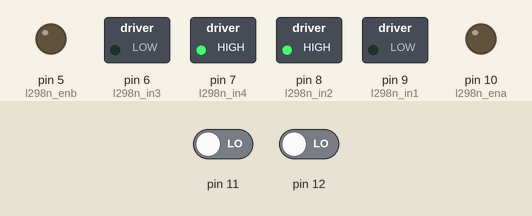
This sketch was run on a simulated Arduino Uno, built with avr-gcc and run on an emulated ATmega328P. Parts: switched loads named in the sketch (green lamp = pin HIGH), output pins drawn as LEDs (lit = HIGH). Inputs (shaded band) come from the test bench; at power-on: pin 11 LOW, pin 12 LOW.

Above: at 1.2 s.
1.3 s: pin 11 driven HIGH
At 1.8 s:
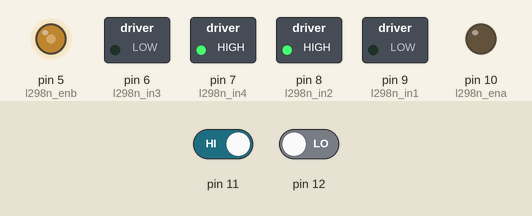
2.8 s: pin 12 driven HIGH
At 4.0 s:
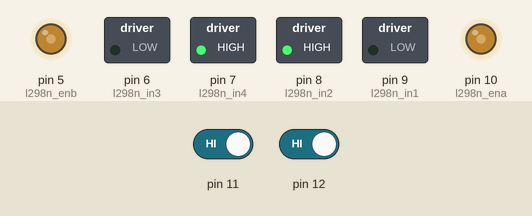
4.3 s: pin 11 driven LOW
At 5.3 s:
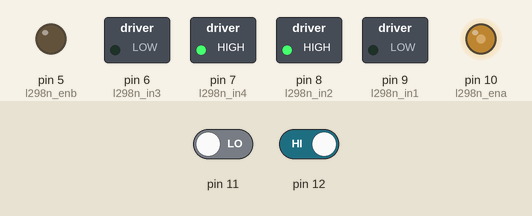
Timing chart, 0 to 7.3 s (numbered marks = the images above; inputs shaded):
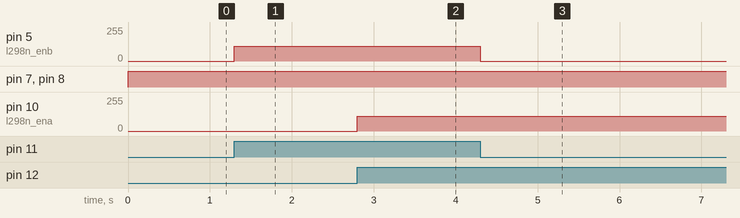

The sketch:

seguidorLinea.ino
```cpp
double Velocidad;

boolean b_sensorDerecho;
boolean b_sensorIzquierdo;

int l298n_ena=10;
int l298n_in1=9;
int l298n_in2=8;
int l298n_in3=6;
int l298n_in4=7;
int l298n_enb=5;

void setup() {
  // put your setup code here, to run once:
pinMode(10, OUTPUT);
pinMode(9, OUTPUT);
pinMode(8, OUTPUT);
pinMode(6, OUTPUT);
pinMode(7, OUTPUT);
pinMode(5, OUTPUT);
pinMode(11, INPUT);
pinMode(12, INPUT);
  Velocidad = 110;

}

void loop() {
    b_sensorDerecho = digitalRead(11);
    b_sensorIzquierdo = digitalRead(12);
    if ((b_sensorDerecho && (!b_sensorIzquierdo)))
{
      digitalWrite(l298n_in3,LOW);
      digitalWrite(l298n_in4,HIGH);
      analogWrite(l298n_enb,(Velocidad));
      digitalWrite(l298n_in1,LOW);
      digitalWrite(l298n_in2,HIGH);
      analogWrite(l298n_ena,(0));

    }
    if (((!b_sensorDerecho) && b_sensorIzquierdo))
{
      digitalWrite(l298n_in1,LOW);
      digitalWrite(l298n_in2,HIGH);
      analogWrite(l298n_ena,(Velocidad));
      digitalWrite(l298n_in3,LOW);
      digitalWrite(l298n_in4,HIGH);
      analogWrite(l298n_enb,(0));

    }
    if (((!b_sensorDerecho) && (!b_sensorIzquierdo))) {
      digitalWrite(l298n_in3,LOW);
      digitalWrite(l298n_in4,HIGH);
      analogWrite(l298n_enb,(0));
      digitalWrite(l298n_in1,LOW);
      digitalWrite(l298n_in2,HIGH);
      analogWrite(l298n_ena,(0));

    }
    if ((b_sensorDerecho && b_sensorIzquierdo)) {
      digitalWrite(l298n_in3,LOW);
      digitalWrite(l298n_in4,HIGH);
      analogWrite(l298n_enb,(Velocidad));
      digitalWrite(l298n_in1,LOW);
      digitalWrite(l298n_in2,HIGH);
      analogWrite(l298n_ena,(Velocidad));

    }


}
```

Measured:
- after the input at 1.3 s, pin 5 (l298n_enb): 0/255 → 110/255 at once
- after the input at 2.8 s, pin 10 (l298n_ena): 0/255 → 110/255 at once
- after the input at 4.3 s, pin 5 (l298n_enb): 110/255 → 0/255 at once
